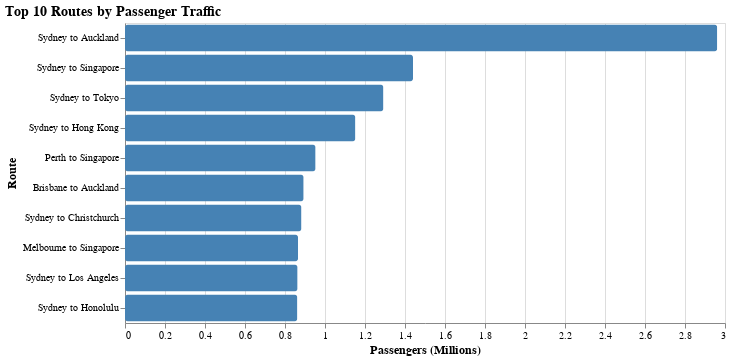

Notebook source saved alongside this figure:
### Code cell
top_routes1 = traffic.head(10).reset_index()
top_routes1.columns = ['route', 'passengers'] 

# altair bar chart for top 10 routes with most passengers
top_10_chart = alt.Chart(top_routes1).mark_bar(
    color='steelblue',
    cornerRadius=3
).encode(
    x=alt.X('passengers:Q', 
            title='Passengers (Millions)',
            axis=alt.Axis(format='.1f', labelExpr='datum.value/1000000')), 
    y=alt.Y('route:N', 
            sort='-x',# desecnding order 
            title='Route'),
    tooltip=[
        alt.Tooltip('route:N'),
        alt.Tooltip('passengers:Q', format=',.0f')
    ]
).properties(
    width=600,
    height=300,
    title='Top 10 Routes by Passenger Traffic'
).configure_axis(
    labelFontSize=10,
    titleFontSize=12
).configure_title(
    fontSize=14,
    anchor='start'
)
top_10_chart.show()

### Figure 1 — Vega-Lite specification as saved in the notebook (floating-point values rounded to 4 significant figures)
{"config": {"view": {"continuousWidth": 300, "continuousHeight": 300}, "axis": {"labelFontSize": 10, "titleFontSize": 12}, "title": {"anchor": "start", "fontSize": 14}}, "data": {"name": "data-7299b11808082e4426a642846f3d6333"}, "mark": {"type": "bar", "color": "steelblue", "cornerRadius": 3}, "encoding": {"tooltip": [{"field": "route", "type": "nominal"}, {"field": "passengers", "format": ",.0f", "type": "quantitative"}], "x": {"axis": {"format": ".1f", "labelExpr": "datum.value/1000000"}, "field": "passengers", "title": "Passengers (Millions)", "type": "quantitative"}, "y": {"field": "route", "sort": "-x", "title": "Route", "type": "nominal"}}, "height": 300, "title": "Top 10 Routes by Passenger Traffic", "width": 600, "$schema": "https://vega.github.io/schema/vega-lite/v5.20.1.json", "datasets": {"data-7299b11808082e4426a642846f3d6333": [{"route": "Sydney to Auckland", "passengers": 2961212}, {"route": "Sydney to Singapore", "passengers": 1440018}, {"route": "Sydney to Tokyo", "passengers": 1292116}, {"route": "Sydney to Hong Kong", "passengers": 1151900}, {"route": "Perth to Singapore", "passengers": 952926}, {"route": "Brisbane to Auckland", "passengers": 893246}, {"route": "Sydney to Christchurch", "passengers": 882357}, {"route": "Melbourne to Singapore", "passengers": 865251}, {"route": "Sydney to Los Angeles", "passengers": 862964}, {"route": "Sydney to Honolulu", "passengers": 861814}]}}
